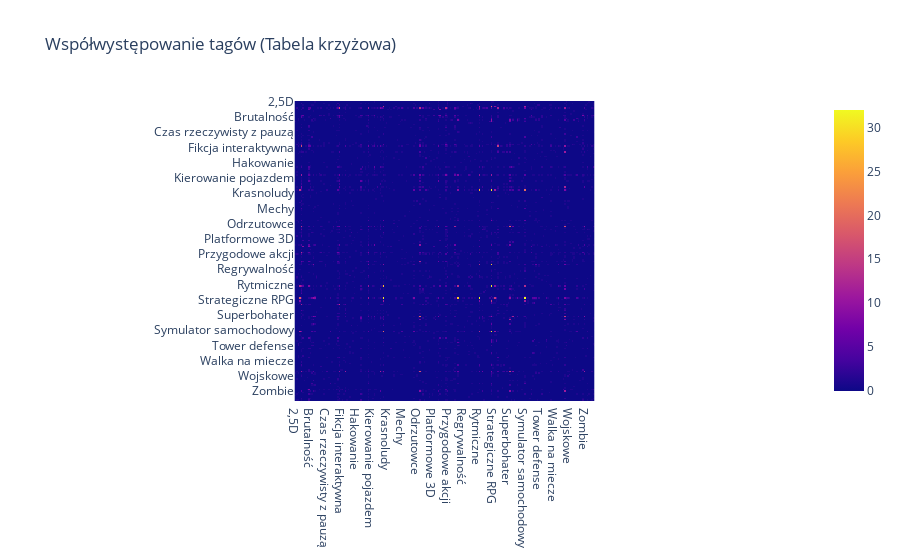
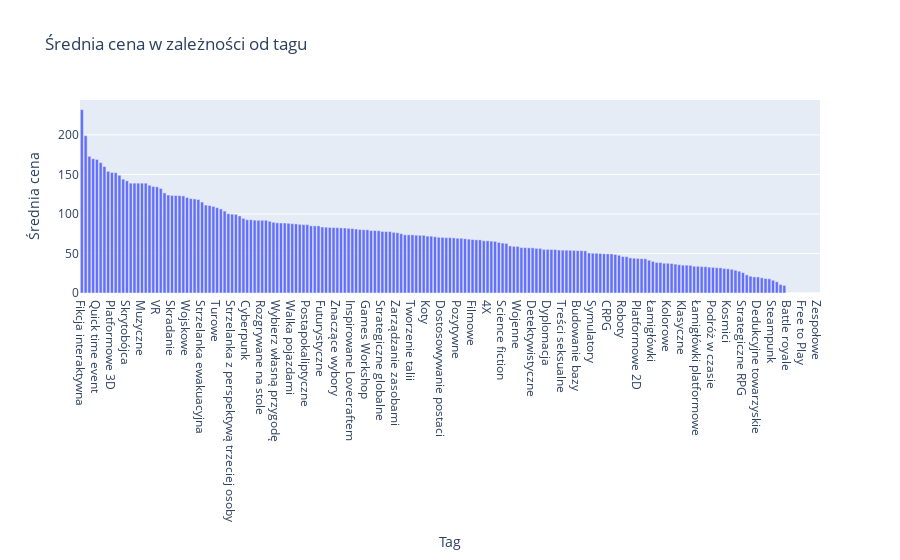

Notebook code cell kept with these figures, in order:
### Code cell
# Analiza
analyze_data(df)

### Figure 1 — Plotly figure (JSON) as saved in the notebook; plotly's stock layout.template omitted (floating-point values rounded to 4 significant figures; data arrays with more than 128 entries replaced by an {"elided": "..."} marker saying what was removed)
{"data": [{"coloraxis": "coloraxis", "hovertemplate": "x: %{x}<br>y: %{y}<br>color: %{z}<extra></extra>", "name": "0", "texttemplate": "%{z}", "type": "heatmap", "x": {"elided": "197 str values"}, "xaxis": "x", "y": {"elided": "197 str values"}, "yaxis": "y", "z": {"elided": "197x197 int values"}}], "layout": {"coloraxis": {"colorscale": [[0, "#0d0887"], [0.1111, "#46039f"], [0.2222, "#7201a8"], [0.3333, "#9c179e"], [0.4444, "#bd3786"], [0.5556, "#d8576b"], [0.6667, "#ed7953"], [0.7778, "#fb9f3a"], [0.8889, "#fdca26"], [1, "#f0f921"]]}, "title": {"text": "Współwystępowanie tagów (Tabela krzyżowa)"}, "xaxis": {"anchor": "y", "constrain": "domain", "domain": [0, 1], "scaleanchor": "y"}, "yaxis": {"anchor": "x", "autorange": "reversed", "constrain": "domain", "domain": [0, 1]}}}

### Figure 2 — Plotly figure (JSON) as saved in the notebook; plotly's stock layout.template omitted (floating-point values rounded to 4 significant figures; data arrays with more than 128 entries replaced by an {"elided": "..."} marker saying what was removed)
{"data": [{"alignmentgroup": "True", "hovertemplate": "Tag=%{x}<br>Średnia cena=%{y}<extra></extra>", "legendgroup": "", "marker": {"color": "#636efa", "pattern": {"shape": ""}}, "name": "", "offsetgroup": "", "orientation": "v", "showlegend": false, "textposition": "auto", "type": "bar", "x": {"elided": "197 str values"}, "xaxis": "x", "y": {"elided": "197 float values"}, "yaxis": "y"}], "layout": {"barmode": "relative", "legend": {"tracegroupgap": 0}, "title": {"text": "Średnia cena w zależności od tagu"}, "xaxis": {"anchor": "y", "domain": [0, 1], "title": {"text": "Tag"}}, "yaxis": {"anchor": "x", "domain": [0, 1], "title": {"text": "Średnia cena"}}}}
